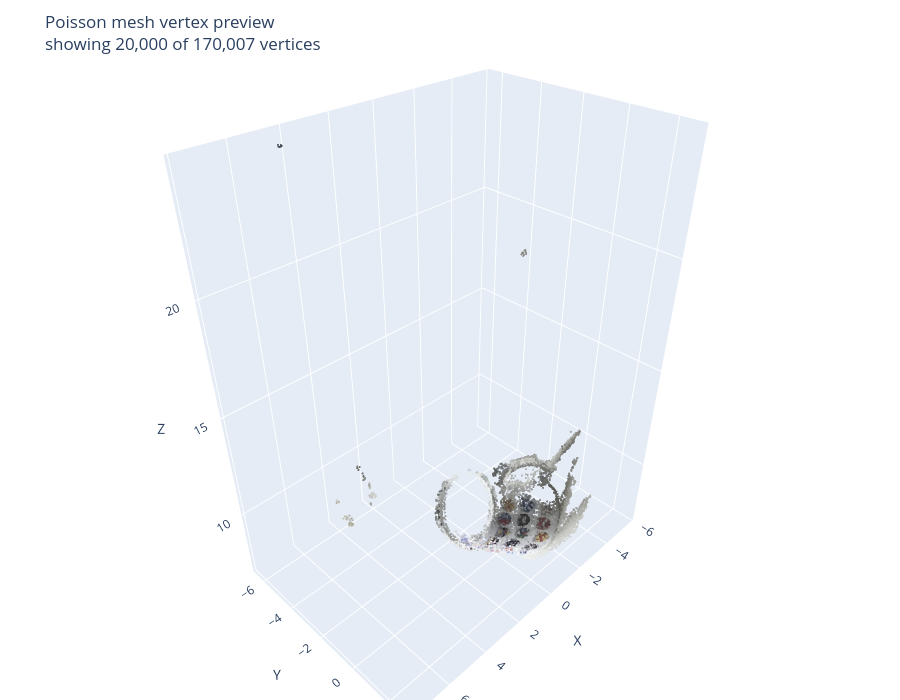

Notebook code for this chart:
### Markdown cell above
## Step 6. Inspect the mesh

The Colab notebook also ran Poisson reconstruction on the dense cloud to produce a triangle mesh. Here we just preview the vertices in the notebook and report the face count; open the mesh in MeshLab for a proper look.

### Code cell
mesh_path = RECON_DIR / "dense" / "meshed.ply"
assert mesh_path.exists(), f"Missing: {mesh_path}"
mesh_points, mesh_colors = read_ply_vertices(mesh_path)
mesh_faces = ply_element_count(mesh_path, "face")
print(f"Mesh: {len(mesh_points):,} vertices, {mesh_faces:,} faces")
plot_point_cloud_preview(mesh_points, mesh_colors, title="Poisson mesh vertex preview")

### Figure 1 — Plotly figure (JSON) as saved in the notebook; plotly's stock layout.template omitted (floating-point values rounded to 4 significant figures; data arrays with more than 128 entries replaced by an {"elided": "..."} marker saying what was removed)
{"data": [{"marker": {"color": {"elided": "20000 str values"}, "opacity": 0.85, "size": 1.2}, "mode": "markers", "type": "scatter3d", "x": {"elided": "20000 float values"}, "y": {"elided": "20000 float values"}, "z": {"elided": "20000 float values"}}], "layout": {"height": 700, "margin": {"b": 0, "l": 0, "r": 0, "t": 55}, "scene": {"aspectmode": "data", "xaxis": {"title": {"text": "X"}}, "yaxis": {"title": {"text": "Y"}}, "zaxis": {"title": {"text": "Z"}}}, "title": {"text": "Poisson mesh vertex preview<br>showing 20,000 of 170,007 vertices"}}}
